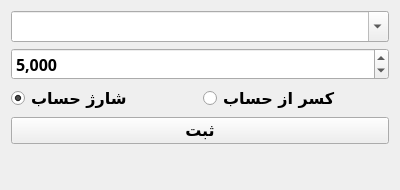
<?xml version="1.0" encoding="UTF-8"?>
<ui version="4.0">
 <class>charge_customer</class>
 <widget class="QWidget" name="charge_customer">
  <property name="geometry">
   <rect>
    <x>0</x>
    <y>0</y>
    <width>400</width>
    <height>190</height>
   </rect>
  </property>
  <property name="minimumSize">
   <size>
    <width>400</width>
    <height>162</height>
   </size>
  </property>
  <property name="maximumSize">
   <size>
    <width>400</width>
    <height>200</height>
   </size>
  </property>
  <property name="windowTitle">
   <string>Charge Customer</string>
  </property>
  <layout class="QVBoxLayout" name="verticalLayout">
   <item>
    <layout class="QFormLayout" name="formLayout">
     <item row="0" column="0" colspan="2">
      <widget class="QComboBox" name="customerCombo">
       <property name="font">
        <font>
         <family>B Nazanin</family>
         <pointsize>12</pointsize>
         <bold>true</bold>
        </font>
       </property>
       <property name="editable">
        <bool>true</bool>
       </property>
      </widget>
     </item>
     <item row="1" column="0" colspan="2">
      <widget class="QSpinBox" name="amountSpin">
       <property name="font">
        <font>
         <family>B Nazanin</family>
         <pointsize>12</pointsize>
         <bold>true</bold>
        </font>
       </property>
       <property name="showGroupSeparator" stdset="0">
        <bool>true</bool>
       </property>
       <property name="minimum">
        <number>0</number>
       </property>
       <property name="maximum">
        <number>100000000</number>
       </property>
       <property name="singleStep">
        <number>5000</number>
       </property>
       <property name="stepType">
        <enum>QAbstractSpinBox::DefaultStepType</enum>
       </property>
       <property name="value">
        <number>5000</number>
       </property>
      </widget>
     </item>
     <item row="3" column="0" colspan="2">
      <widget class="QPushButton" name="chargeButton">
       <property name="font">
        <font>
         <family>B Nazanin</family>
         <pointsize>12</pointsize>
         <bold>true</bold>
        </font>
       </property>
       <property name="text">
        <string>ثبت</string>
       </property>
      </widget>
     </item>
     <item row="4" column="0" colspan="2">
      <widget class="QLabel" name="statusLabel">
       <property name="font">
        <font>
         <family>B Nazanin</family>
         <pointsize>12</pointsize>
         <bold>true</bold>
        </font>
       </property>
       <property name="text">
        <string/>
       </property>
      </widget>
     </item>
     <item row="2" column="0" colspan="2">
      <layout class="QHBoxLayout" name="horizontalLayout">
       <item>
        <widget class="QRadioButton" name="radioAdd">
         <property name="enabled">
          <bool>true</bool>
         </property>
         <property name="font">
          <font>
           <family>B Nazanin</family>
           <pointsize>12</pointsize>
           <bold>true</bold>
          </font>
         </property>
         <property name="autoFillBackground">
          <bool>false</bool>
         </property>
         <property name="text">
          <string>شارژ حساب</string>
         </property>
         <property name="checked">
          <bool>true</bool>
         </property>
         <property name="autoRepeat">
          <bool>false</bool>
         </property>
        </widget>
       </item>
       <item>
        <widget class="QRadioButton" name="radioReduce">
         <property name="enabled">
          <bool>true</bool>
         </property>
         <property name="font">
          <font>
           <family>B Nazanin</family>
           <pointsize>12</pointsize>
           <bold>true</bold>
          </font>
         </property>
         <property name="text">
          <string>کسر از حساب</string>
         </property>
        </widget>
       </item>
      </layout>
     </item>
    </layout>
   </item>
  </layout>
 </widget>
 <resources/>
 <connections/>
</ui>
